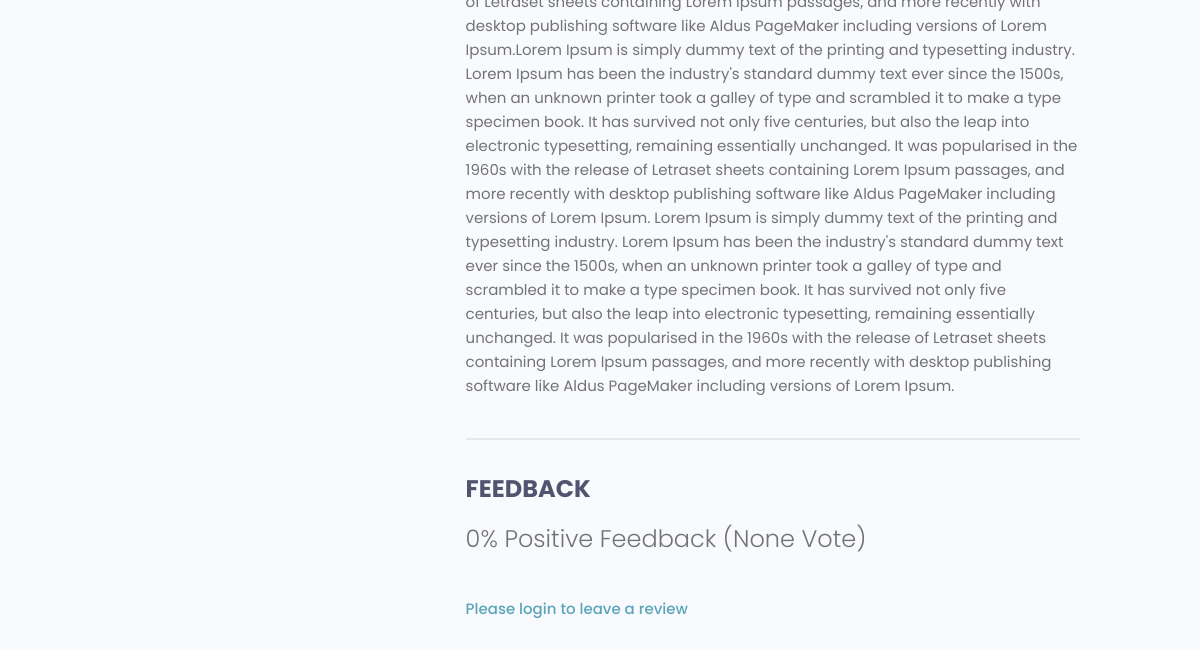
Page /projects/b6e103d3-6043-4472-8254-5ad38b385c56 (lower part) on the earlier database version.
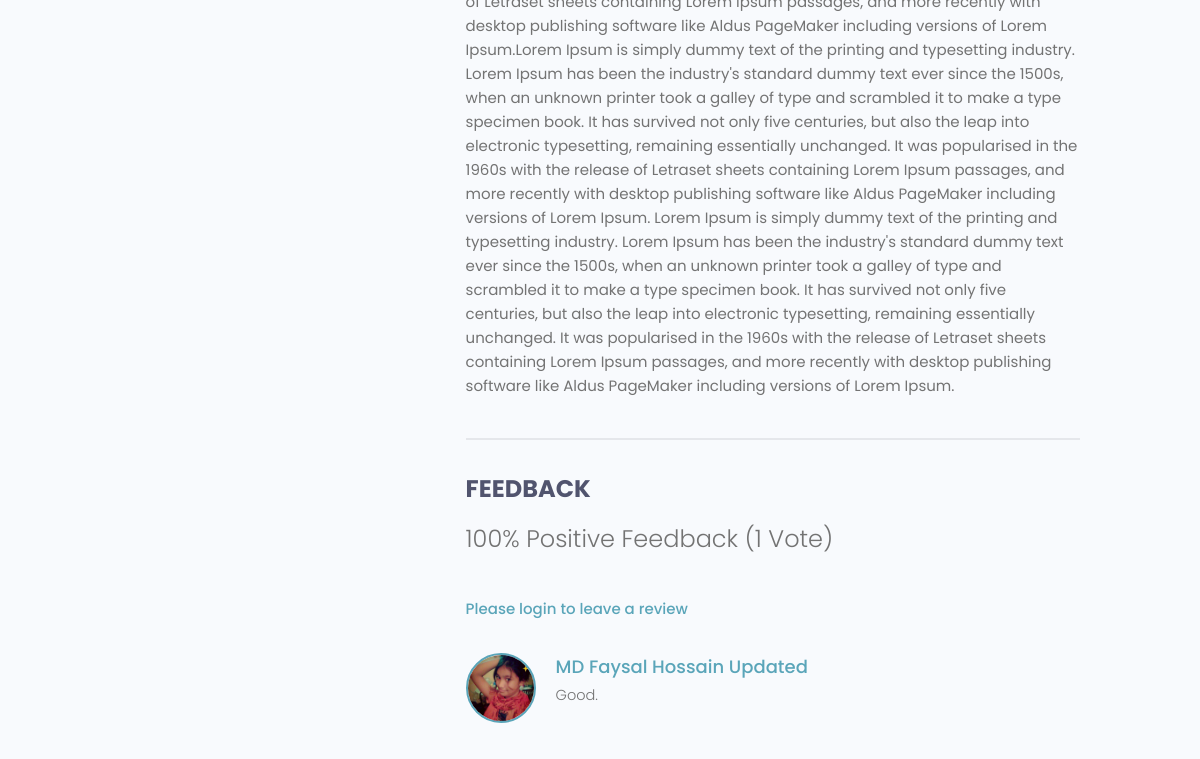
Same page on the later database version.
### projects/models.py (models this page shows, shortened)
class Project(models.Model):
    owner = models.ForeignKey(
        Profile, null=True, blank=True, on_delete=models.SET_NULL)
    title = models.CharField(max_length=200)
    description = models.TextField(null=True, blank=True)
    featured_image = models.ImageField(null=True, blank=True, default="default.jpg")
    demo_link = models.CharField(max_length=2000, blank=True)
    source_link = models.CharField(max_length=2000, null=True, blank=True)
    tags = models.ManyToManyField('Tag', blank=True)
    vote_total = models.IntegerField(default=0, null=True, blank=True)
    vote_ratio = models.IntegerField(default=0, null=True, blank=True)
    created = models.DateTimeField(auto_now_add=True)
    id = models.UUIDField(default=uuid.uuid4, unique=True,
                          primary_key=True, editable=False)
    class Meta:
        ordering = ['-vote_ratio', '-vote_total', 'title']
    @property
    def reviewers(self):
        queryset = self.review_set.all().values_list('owner__id', flat=True)
        return queryset

class Review(models.Model):
    VOTE_TYPE = (
        ('up', 'Up Vote'),
        ('down', 'Down Vote'),
    )
    owner = models.ForeignKey(Profile, on_delete=models.CASCADE, null=True)
    project = models.ForeignKey(Project, on_delete=models.CASCADE)
    body = models.TextField(null=True, blank=True)
    value = models.CharField(max_length=200, choices=VOTE_TYPE)
    created = models.DateTimeField(auto_now_add=True)
    id = models.UUIDField(default=uuid.uuid4, unique=True,
                          primary_key=True, editable=False)
    class Meta:
        unique_together = [['owner', 'project']]

### users/models.py (models this page shows, shortened)
class Profile(models.Model):
    user = models.OneToOneField(
        User, on_delete=models.CASCADE, null=True, blank=True)
    name = models.CharField(max_length=200, blank=True, null=True)
    email = models.EmailField(max_length=500, blank=True, null=True)
    username = models.CharField(max_length=200, blank=True, null=True)
    location = models.CharField(max_length=200, blank=True, null=True)
    short_intro = models.CharField(max_length=200, blank=True, null=True)
    bio = models.TextField(blank=True, null=True)
    profile_image = models.ImageField(
        null=True, blank=True, upload_to='profiles/', default="profiles/user-default.png")
    social_github = models.CharField(max_length=200, blank=True, null=True)
    social_twitter = models.CharField(max_length=200, blank=True, null=True)
    social_linkedin = models.CharField(max_length=200, blank=True, null=True)
    social_youtube = models.CharField(max_length=200, blank=True, null=True)
    social_website = models.CharField(max_length=200, blank=True, null=True)
    created = models.DateTimeField(auto_now_add=True)
    id = models.UUIDField(default=uuid.uuid4, unique=True,
                          primary_key=True, editable=False)

### projects/views.py (the view, shortened to what this page needs)
# urls.py: path('/<str:pk>', views.project, name="project"),
def project(request, pk):
    projectObj = Project.objects.get(id=pk)
    form = ReviewForm()
    return render(request, 'projects/single-project.html', {'project': projectObj, 'form': form})

### projects/models.py (called while the page is built)
    def __str__(self):
        return self.name

### projects/templates/projects/single-project.html (shortened to what this page needs)
{% extends 'main.html' %}
{% block content %}
<main class="singleProject my-md">
    <div class="container">
      <div class="layout">
        <div class="column column--1of3">
            <br>
        </div>
        <div class="column column--2of3">
          <div class="singleProject__info">{{project.description}}</div>
             <div class="comments">
                    <h3 class="singleProject__subtitle">Feedback</h3>
                    <h5 class="project--rating">
                        {{project.vote_ratio}}% Positive Feedback ({{project.vote_total}}
                        Vote{{project.vote_total|pluralize:"s"}})
                    </h5>
                    {% if request.user.profile.id in project.reviewers %}
                    <p>You have already submitted your review for this project</p>
                    {% elif request.user.profile == project.owner %}
                    <p>You cannot review your own work</p>
                    {% else %}
                    <a href="{% url 'login' %}?next={{request.path}}">Please login to leave a review</a>
                    {% endif %}
            <div class="commentList">
            {% for review in project.review_set.all %}
            {% if review.body %}
            <div class="comment">
                <a href="{% url 'user-profile' review.owner.id  %}">
                    <img class="avatar avatar--md" src="{{review.owner.profile_image.url}}" alt="user" />
                </a>
                <div class="comment__details">
                    <a href="{% url 'user-profile' review.owner.id  %}"
                        class="comment__author">{{review.owner.name}}</a>
                    <p class="comment__info">{{review.body|linebreaksbr}}</p>
                </div>
            </div>
            {% endif %}
            {% endfor %}
            </div>
          </div>
        </div>
      </div>
    </div>
  </main>
{% endblock %}

Differences in the rows shown:
changed Project: vote_ratio "0" → "100"; vote_total "None" → "1"
added Review: owner.profile_image (picture), owner.name "MD Faysal Hossain Updated", body "Good."
